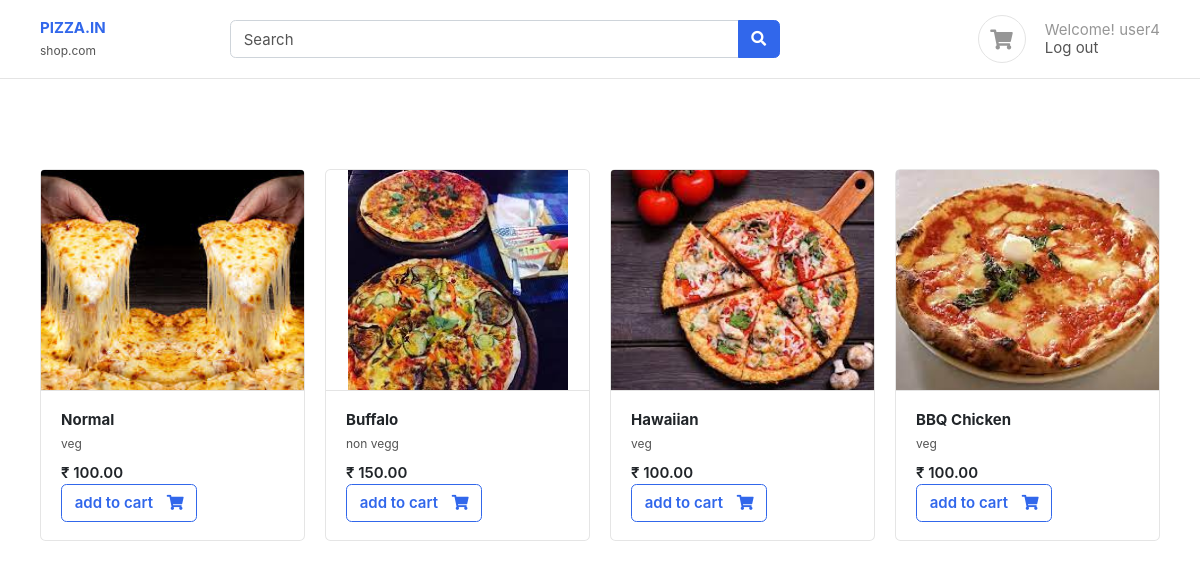
Screenshot of / (signed in) with the database file from the repository.
### base/models.py (models this page shows)
class Pizza(models.Model):
    category = models.ForeignKey(PizzaCategory, on_delete=models.CASCADE, related_name='category')
    pizza_name = models.CharField(max_length=100)
    price = models.IntegerField(default=100)
    images = models.ImageField(upload_to='pizza')

class PizzaCategory(models.Model):
    category_name = models.CharField(max_length=100)

### base/views.py (the view)
# urls.py: path('',home,name='home'),
def home(request):
    pizza = Pizza.objects.all()
    search_in = request.GET.get('search-area')
    if search_in:
        pizza = Pizza.objects.filter(pizza_name__icontains=search_in)
    else:
        pizza = Pizza.objects.all()
        search_in = ''
    context = {
        'pizza': pizza,
        'search_in': search_in
    }
    return render(request, 'index.html', context)

### base/templates/index.html (shortened to what this page needs)
{% extends "base.html"%}
{%  block start %}
<div class="container mt-5 pt-5">
    <div class="row">
        {% for pizza in pizza %}
        <div class="col-md-3">
            <figure class="card card-product-grid">
                <div class="img-wrap"> <img src="/media/{{pizza.images}}"> </div>
                <figcaption class="info-wrap border-top">
                    <a href="#" class="title">
                        <b>{{pizza.pizza_name}}</b></a>
                    <small>{{pizza.category.category_name}}</small></a>
                    <div class="price mt-2">₹ {{pizza.price}}.00</div>
                    <a href="{% url 'add_cart' pizza.id %}" class="btn  btn-outline-primary"> <span class="text">add to cart</span> <i class="fas fa-shopping-cart"></i>  </a>
                </figcaption>
            </figure>
        </div>
        {% endfor %}
    </div>
    </div>
{% endblock %}

### base/templates/base.html (shortened to what this page needs)
<!DOCTYPE HTML>
<html lang="en">
<head>
<link href="/media/css/bootstrap.css" rel="stylesheet" type="text/css"/>
<link href="/media/fonts/fontawesome/css/all.min.css" type="text/css" rel="stylesheet">
<link href="/media/css/ui.css" rel="stylesheet" type="text/css"/>
<link href="/media/css/responsive.css" rel="stylesheet" />
</head>
<body>
	<header class="section-header">
		<section class="header-main border-bottom">
			<div class="container">
		<div class="row align-items-center">
			<div class="col-lg-2 col-4">
				<div class="brand-wrap">
					<a href="{% url 'home' %}"><b> PIZZA.IN</b></a>
				</div>
				<small>shop.com</small>
			</div>
			<div class="col-lg-6 col-sm-12">
				<form action="#" class="search">
					<div class="input-group w-100">
						<input type="text" value="{{search_in}}" class="form-control"name="search-area" placeholder="Search">
						<div class="input-group-append">
						  <button class="btn btn-primary" type="submit">
							<i class="fa fa-search"></i>
						  </button>
						</div>
					</div>
				</form>
			</div>
			<div class="col-lg-4 col-sm-6 col-8">
				<div class="widgets-wrap float-md-right">
					<div class="widget-header  mr-3">
						{% if user.is_authenticated %}
						<a href="{% url 'cart' %}" class="icon icon-sm rounded-circle border"><i class="fa fa-shopping-cart"></i></a>
					</div>
					<div class="widget-header icontext">
						<div class="text">
							<span class="text-muted">Welcome! {{request.user.username}}</span>
							<div>
								<a href="{% url 'logout' %}">Log out</a>
								{% else %}
								<a href="{% url 'login' %}">Sign in</a>
								<a href="{% url 'register' %}"> Register</a>
								{% endif %}
							</div>
						</div>
					</div>
				</div>
			</div>
		</div>
			</div>
		</section>
		</header>
		{% block start %}
		{% endblock %}
        </body>
        </html>

### static/css/ui.css (style rules this page uses)
html { font-family: 'Inter', sans-serif; font-size: 15px; }
.img-wrap { text-align: center; display: block; }
.img-wrap img { max-width: 100%; }
.icon-xs, .icon-sm, .icon-md, .icon-lg { display: inline-block; text-align: center; flex-shrink: 0; flex-grow: 0; }
.icon-sm { width: 48px; height: 48px; line-height: 48px; font-size: 20px; }
figure { margin-bottom: 0; }
.card .title { color: #212529; }
.header-main { position: relative; padding-top: 1rem; padding-bottom: 1rem; }
.widget-header { display: inline-block; vertical-align: middle; position: relative; }
.widget-header a { color: #545454; }
.widget-header i { color: #969696; }
.btn .text + i { margin-left: 10px; }
[class*='card-product'] a.title { color: #212529; display: block; }
[class*='card-product'] .img-wrap { overflow: hidden; position: relative; }
[class*='card-product'] .img-wrap img { height: 100%; max-width: 100%; width: auto; display: inline-block; object-fit: cover; }
.card-product-grid { margin-bottom: 20px; }
.card-product-grid .img-wrap { border-radius: 0.2rem 0.2rem 0 0; height: 220px; }
.card-product-grid .info-wrap { overflow: hidden; padding: 18px 20px; }
.card .img-wrap { overflow: hidden; }
.icontext { display: inline-flex; align-items: center; vertical-align: middle; }
.icontext .text { width: 100%; line-height: 1.2; color: #212529; }
.price { font-weight: 600; color: #212529; }

### rows the page displays
Pizza: images (picture), pizza_name "Normal", category.category_name "veg", price "100"
Pizza: images (picture), pizza_name "Buffalo", category.category_name "non vegg", price "150"
Pizza: images (picture), pizza_name "Hawaiian", category.category_name "veg", price "100"
Pizza: images (picture), pizza_name "BBQ Chicken", category.category_name "veg", price "100"

### other values shown
{{ request.user.username }} "user4"
